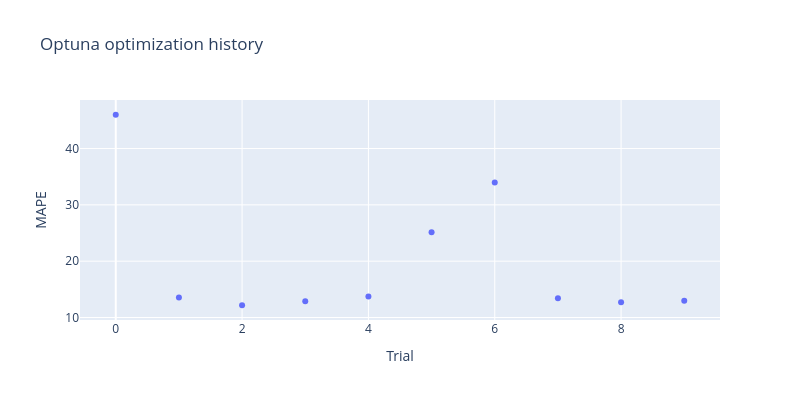
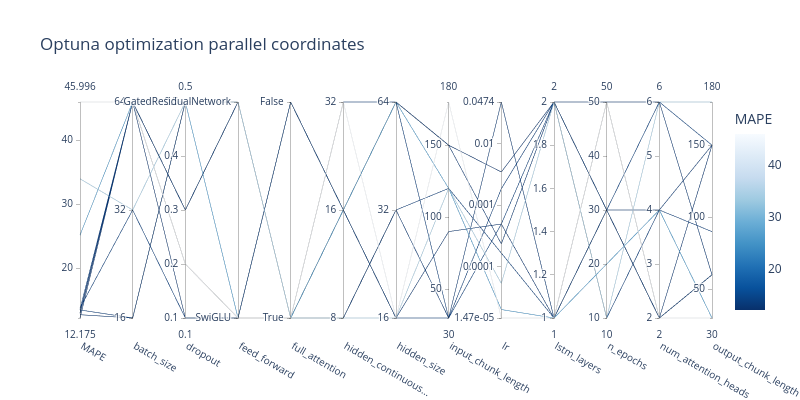

Here is the notebook cell these charts were saved with, in order:
### Markdown cell above
With `directions=["minimize", "minimize"]`, Optuna performs **multi-objective optimisation**. Rather than a single best trial, it returns a **Pareto front**. All trials where no other trial is strictly better on *both* RMSE and MAPE simultaneously.

If only one trial appears (as above), it dominated all others on both metrics. In practice you may find several Pareto-optimal trials with different trade-offs (e.g. lower RMSE but higher MAPE). In that case, pick based on which metric matters more for your use case.

### Code cell
# Optuna also provides nice visualizations of the optimization process
from plotly.io import show

opt_hist = optuna.visualization.plot_optimization_history(study_tft, target=lambda t: t.values[1], target_name="MAPE")
opt_hist.update_layout(title="Optuna optimization history", width=800, height=400)
show(opt_hist)
coord = optuna.visualization.plot_parallel_coordinate(study_tft, target=lambda t: t.values[1], target_name="MAPE")
coord.update_layout(title="Optuna optimization parallel coordinates", width=800, height=400)
show(coord)

### Figure 1 — Plotly figure (JSON) as saved in the notebook; plotly's stock layout.template omitted (floating-point values rounded to 4 significant figures)
{"data": [{"mode": "markers", "name": "MAPE", "type": "scatter", "x": [0, 1, 2, 3, 4, 5, 6, 7, 8, 9], "y": [46.0, 13.53, 12.18, 12.87, 13.74, 25.13, 33.97, 13.44, 12.69, 12.97]}, {"marker": {"color": "#cccccc"}, "mode": "markers", "name": "Infeasible Trial", "showlegend": false, "type": "scatter", "x": [], "y": []}], "layout": {"height": 400, "title": {"text": "Optuna optimization history"}, "width": 800, "xaxis": {"title": {"text": "Trial"}}, "yaxis": {"title": {"text": "MAPE"}}}}

### Figure 2 — Plotly figure (JSON) as saved in the notebook; plotly's stock layout.template omitted (floating-point values rounded to 4 significant figures)
{"data": [{"dimensions": [{"label": "MAPE", "range": [12.18, 46.0], "values": [13.44, 12.69, 33.97, 13.74, 12.97, 12.18, 12.87, 25.13, 46.0, 13.53]}, {"label": "batch_size", "range": [0, 2], "ticktext": ["16", "32", "64"], "tickvals": [0, 1, 2], "values": [0, 0, 1, 1, 2, 2, 2, 2, 2, 2]}, {"label": "dropout", "range": [0.1, 0.5], "values": [0.5, 0.5, 0.5, 0.1, 0.3, 0.1, 0.2, 0.5, 0.2, 0.3]}, {"label": "feed_forward", "range": [0, 1], "ticktext": ["SwiGLU", "GatedResidualNetwork"], "tickvals": [0, 1], "values": [1, 1, 1, 0, 1, 0, 0, 0, 0, 1]}, {"label": "full_attention", "range": [0, 1], "ticktext": ["True", "False"], "tickvals": [0, 1], "values": [0, 0, 0, 1, 0, 0, 1, 0, 0, 0]}, {"label": "hidden_continuous...", "range": [0, 2], "ticktext": ["8", "16", "32"], "tickvals": [0, 1, 2], "values": [0, 1, 0, 1, 0, 1, 1, 1, 2, 2]}, {"label": "hidden_size", "range": [0, 2], "ticktext": ["16", "32", "64"], "tickvals": [0, 1, 2], "values": [1, 0, 0, 0, 1, 2, 2, 2, 0, 2]}, {"label": "input_chunk_length", "range": [30, 180], "values": [120, 90, 120, 30, 30, 150, 150, 120, 180, 30]}, {"label": "lr", "range": [-4.834, -1.324], "ticktext": ["1.47e-05", "0.0001", "0.001", "0.01", "0.0474"], "tickvals": [-4.834, -4, -3, -2, -1.324], "values": [-3.779, -3.307, -4.272, -3.306, -1.324, -2.462, -3.631, -4.697, -4.834, -2.734]}, {"label": "lstm_layers", "range": [1, 2], "values": [1, 1, 2, 2, 1, 2, 2, 1, 1, 2]}, {"label": "n_epochs", "range": [10, 50], "values": [30, 50, 10, 30, 30, 30, 50, 20, 50, 10]}, {"label": "num_attention_heads", "range": [2, 6], "values": [2, 2, 6, 6, 4, 2, 6, 4, 2, 4]}, {"label": "output_chunk_length", "range": [30, 180], "values": [60, 150, 180, 150, 150, 60, 60, 30, 30, 90]}], "labelangle": 30, "labelside": "bottom", "line": {"color": [13.44, 12.69, 33.97, 13.74, 12.97, 12.18, 12.87, 25.13, 46.0, 13.53], "colorbar": {"title": {"text": "MAPE"}}, "colorscale": [[0, "rgb(247,251,255)"], [0.125, "rgb(222,235,247)"], [0.25, "rgb(198,219,239)"], [0.375, "rgb(158,202,225)"], [0.5, "rgb(107,174,214)"], [0.625, "rgb(66,146,198)"], [0.75, "rgb(33,113,181)"], [0.875, "rgb(8,81,156)"], [1, "rgb(8,48,107)"]], "reversescale": true, "showscale": true}, "type": "parcoords"}], "layout": {"height": 400, "title": {"text": "Optuna optimization parallel coordinates"}, "width": 800}}
